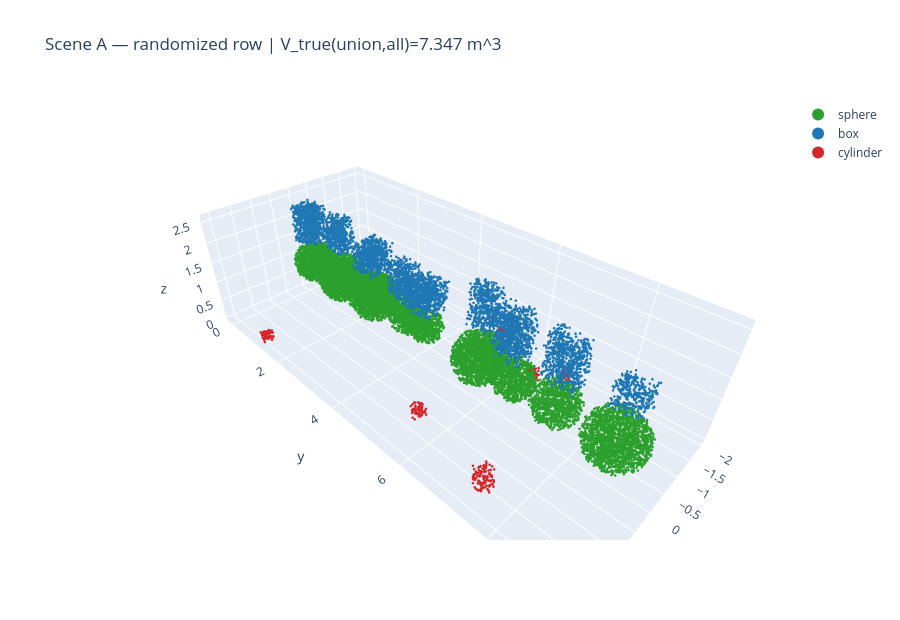

Notebook cell for this chart:
### Code cell
import plotly.graph_objects as go

cmap = {"sphere": "#2ca02c", "box": "#1f77b4", "cylinder": "#d62728"}
m = np.arange(len(P_A))
if len(m) > 120_000:
    m = RNG.choice(len(P_A), 120_000, replace=False)
fig = go.Figure()
for k in ("sphere", "box", "cylinder"):
    sel = m[lab_A[m] == k]
    fig.add_trace(go.Scatter3d(x=P_A[sel,0], y=P_A[sel,1], z=P_A[sel,2], mode="markers",
                  name=k, marker=dict(size=1.5, color=cmap[k])))
fig.update_layout(scene=dict(aspectmode="data"), height=620,
                  legend=dict(itemsizing="constant"),
                  title=f"Scene A — randomized row | V_true(union,all)={GT_all_A:.3f} m^3")
fig.show()

### Figure 1 — Plotly figure (JSON) as saved in the notebook; plotly's stock layout.template omitted (floating-point values rounded to 4 significant figures; data arrays with more than 128 entries replaced by an {"elided": "..."} marker saying what was removed)
{"data": [{"marker": {"color": "#2ca02c", "size": 1.5}, "mode": "markers", "name": "sphere", "type": "scatter3d", "x": {"elided": "12154 float values"}, "y": {"elided": "12154 float values"}, "z": {"elided": "12154 float values"}}, {"marker": {"color": "#1f77b4", "size": 1.5}, "mode": "markers", "name": "box", "type": "scatter3d", "x": {"elided": "5491 float values"}, "y": {"elided": "5491 float values"}, "z": {"elided": "5491 float values"}}, {"marker": {"color": "#d62728", "size": 1.5}, "mode": "markers", "name": "cylinder", "type": "scatter3d", "x": {"elided": "431 float values"}, "y": {"elided": "431 float values"}, "z": {"elided": "431 float values"}}], "layout": {"height": 620, "legend": {"itemsizing": "constant"}, "scene": {"aspectmode": "data"}, "title": {"text": "Scene A — randomized row | V_true(union,all)=7.347 m^3"}}}
